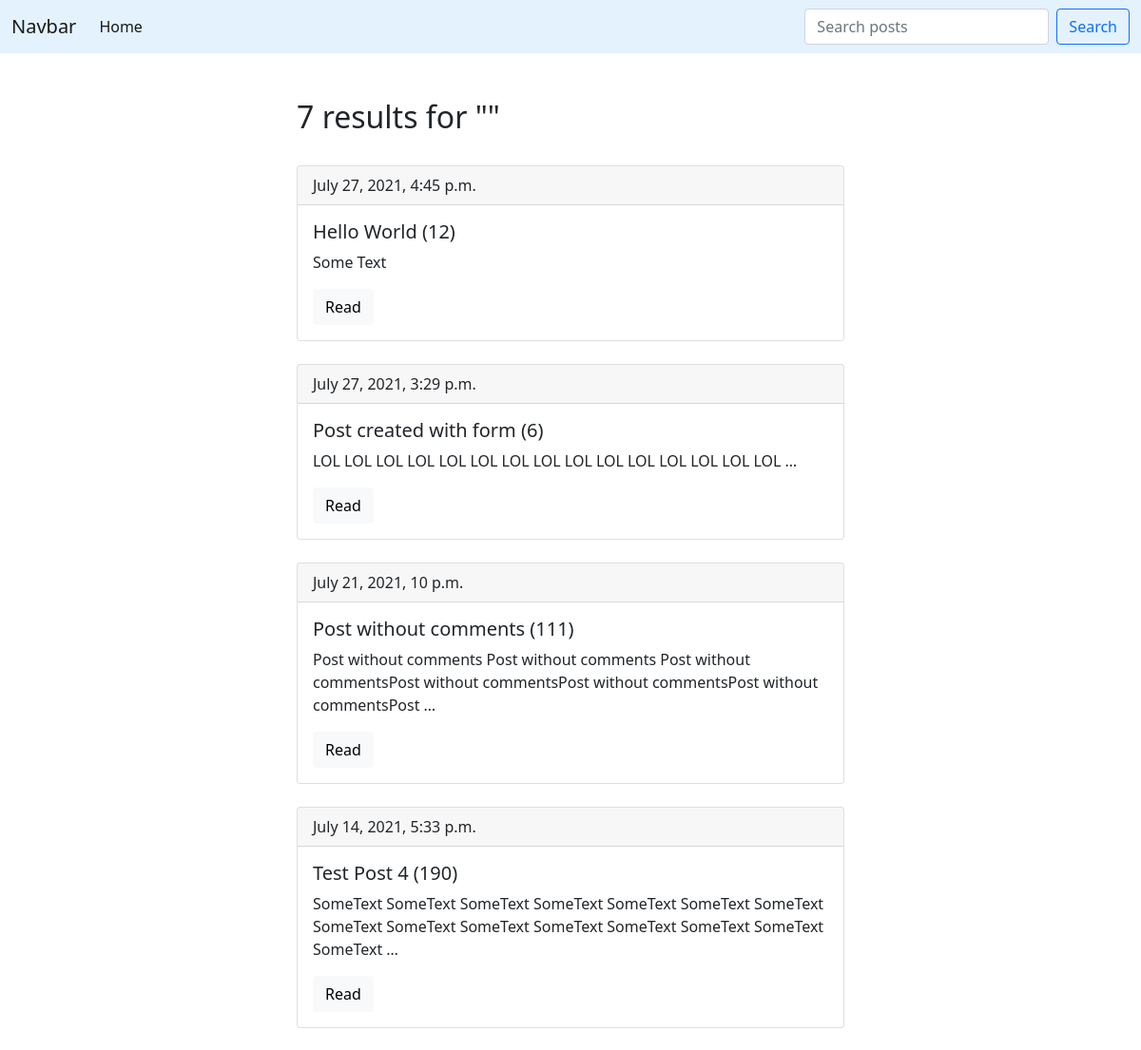
/search/ (upper part), run on an earlier commit of the app's database.
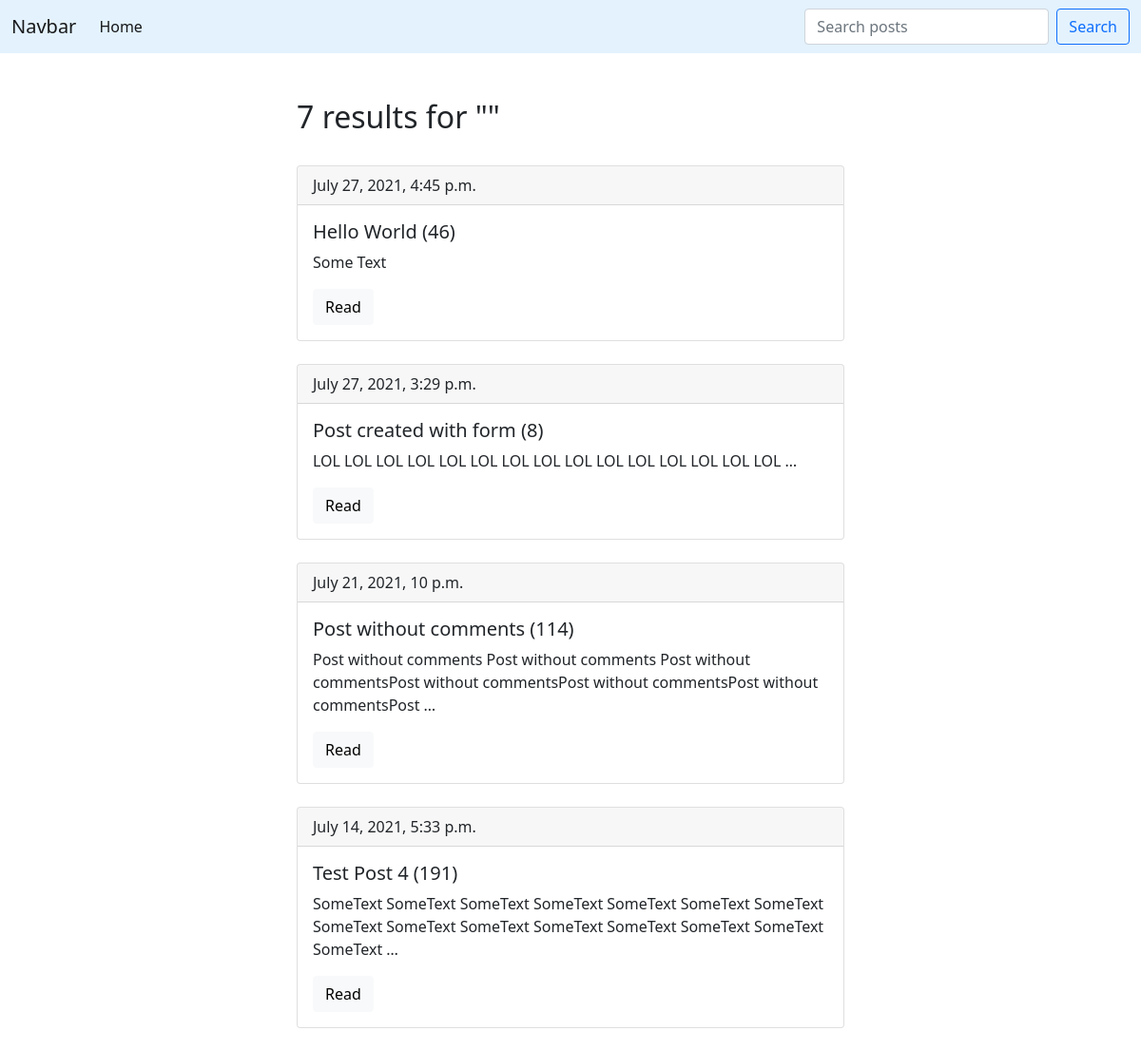
And on a later commit of the database.
### online_journal/models.py (models this page shows, shortened)
class Post(models.Model):
    title = models.CharField('Title', max_length=200)
    text = models.TextField('Text')
    pub_date = models.DateTimeField('Published date', auto_now_add=True)
    is_active = models.BooleanField('Display a post on the site', default=True)
    rating = models.IntegerField('Views count', default=0)
    objects = PostManager()
    def get_absolute_url(self):
        return reverse('post_detail', kwargs={'pk': self.id})

### online_journal/views.py (the view)
# urls.py: path('search/', SearchPostsView.as_view(), name='search_posts'),
class SearchPostsView(generic.ListView):
    model = Post
    template_name = 'online_journal/search_posts.html'
    context_object_name = 'post_list'
    def get_queryset(self):
        search_string = self.request.GET.get('q', '')
        return Post.objects.get_posts_containing(search_string)
    def get_context_data(self, **kwargs):
        context = super().get_context_data(**kwargs)
        context['search_string'] = self.request.GET.get('q', '')
        return context

### online_journal/models.py (called while the page is built)
    @active_posts
    def get_posts_reverse_ordered_by_date(self):
        return super().get_queryset().order_by('-pub_date')

    def get_posts_containing(self, search_string):
        return self.get_posts_reverse_ordered_by_date().filter(title__contains=search_string)

### online_journal/utils.py (called while the page is built)
def active_posts(get_queryset):
    @wraps(get_queryset)
    def wrapper(self):
        queryset = get_queryset(self)
        return queryset.filter(is_active=True)
    return wrapper

### online_journal/templates/online_journal/search_posts.html (shortened to what this page needs)
{% extends 'base.html' %}
{% block content %}
    <div class="row">
        <div class="col">
            <h2>{{ post_list.count }} results for "{{ search_string }}"</h2>
        </div>
    </div>
    {% include 'online_journal/includes/post_list.html' %}
{% endblock %}

### online_journal/templates/online_journal/includes/post_list.html
{% for post in post_list %}
    <div class="card mt-4">
        <div class="card-header">
            {{ post.pub_date }}
        </div>
        <div class="card-body">
            <h5 class="card-title">{{ post.title }}  ({{ post.rating }})</h5>
            <p class="card-text">{{ post.text|truncatewords:15 }}</p>
            <a href="{{ post.get_absolute_url }}" class="btn btn-light">Read</a>
        </div>
    </div>
{% empty %}
    <hr>
    <h6 class="empty-content">No posts</h6>
{% endfor %}

What changed in the data, as far as the page shows it:
changed Post "Hello World": rating "12" → "46"
changed Post "Post created with form": rating "6" → "8"
changed Post "Post without comments": rating "111" → "114"
changed Post "Test Post 4": rating "190" → "191"
